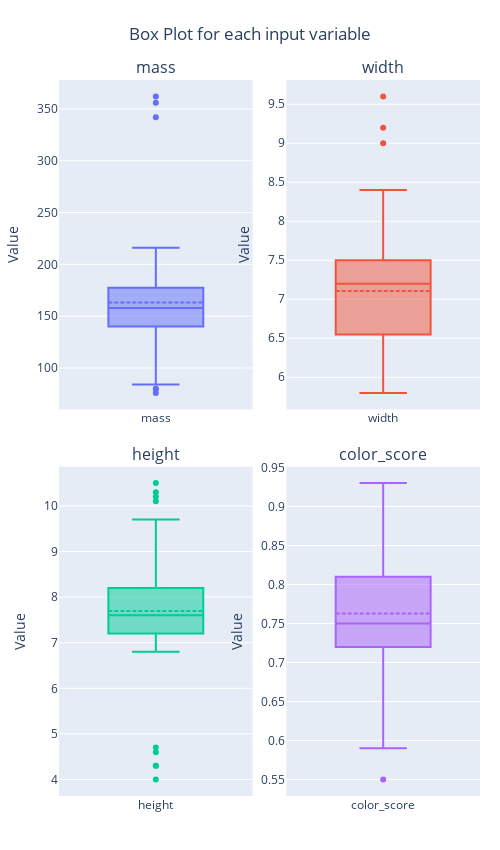

The notebook cell saved with this chart:
### Markdown cell above
Box plot for each numeric variable will give us a clearer idea of the distribution of the input variables:

### Code cell
import plotly.graph_objects as go
from plotly.subplots import make_subplots

num_df = fruits.drop('fruit_label', axis=1).select_dtypes(include='number')
cols = list(num_df.columns)

fig = make_subplots(
    rows=2, cols=2,
    subplot_titles=cols[:4],  # adjust if >4 variables
    horizontal_spacing=0.08,  # ↓ tighter horizontally (default 0.2)
    vertical_spacing=0.08     # ↓ tighter vertically (default 0.3)
)

i = 0
for r in range(1, 3):
    for c in range(1, 3):
        if i < len(cols):
            colname = cols[i]
            fig.add_trace(
                go.Box(y=num_df[colname], name=colname, boxmean=True),
                row=r, col=c
            )
            i += 1

fig.update_layout(
    height=850, width=500,
    title=dict(
        text='Box Plot for each input variable',
        x=0.5, xanchor='center'
    ),
    showlegend=False,
    margin=dict(l=40, r=20, t=80, b=40),  # tighter margins
    font=dict(size=12)
)

fig.update_xaxes(title_text="")
fig.update_yaxes(title_text="Value")

# fig.write_html('fruits_boxplot.html')
fig.show()
# Optional: fig.write_image('fruits_boxplot.png', scale=2)

### Figure 1 — Plotly figure (JSON) as saved in the notebook; plotly's stock layout.template omitted (floating-point values rounded to 4 significant figures)
{"data": [{"boxmean": true, "name": "mass", "type": "box", "xaxis": "x", "y": [192, 180, 176, 86, 84, 80, 80, 76, 178, 172, 166, 172, 154, 164, 152, 156, 156, 168, 162, 162, 160, 156, 140, 170, 342, 356, 362, 204, 140, 160, 158, 210, 164, 190, 142, 150, 160, 154, 158, 144, 154, 180, 154, 194, 200, 186, 216, 196, 174, 132, 130, 116, 118, 120, 116, 116, 116, 152, 118], "yaxis": "y"}, {"boxmean": true, "name": "width", "type": "box", "xaxis": "x2", "y": [8.4, 8, 7.4, 6.2, 6, 5.8, 5.9, 5.8, 7.1, 7.4, 6.9, 7.1, 7, 7.3, 7.6, 7.7, 7.6, 7.5, 7.5, 7.4, 7.5, 7.4, 7.3, 7.6, 9, 9.2, 9.6, 7.5, 6.7, 7, 7.1, 7.8, 7.2, 7.5, 7.6, 7.1, 7.1, 7.3, 7.2, 6.8, 7.1, 7.6, 7.2, 7.2, 7.3, 7.2, 7.3, 7.3, 7.3, 5.8, 6, 6, 5.9, 6, 6.1, 6.3, 5.9, 6.5, 6.1], "yaxis": "y2"}, {"boxmean": true, "name": "height", "type": "box", "xaxis": "x3", "y": [7.3, 6.8, 7.2, 4.7, 4.6, 4.3, 4.3, 4, 7.8, 7, 7.3, 7.6, 7.1, 7.7, 7.3, 7.1, 7.5, 7.6, 7.1, 7.2, 7.5, 7.4, 7.1, 7.9, 9.4, 9.2, 9.2, 9.2, 7.1, 7.4, 7.5, 8, 7, 8.1, 7.8, 7.9, 7.6, 7.3, 7.8, 7.4, 7.5, 8.2, 7.2, 10.3, 10.5, 9.2, 10.2, 9.7, 10.1, 8.7, 8.2, 7.5, 8, 8.4, 8.5, 7.7, 8.1, 8.5, 8.1], "yaxis": "y3"}, {"boxmean": true, "name": "color_score", "type": "box", "xaxis": "x4", "y": [0.55, 0.59, 0.6, 0.8, 0.79, 0.77, 0.81, 0.81, 0.92, 0.89, 0.93, 0.92, 0.88, 0.7, 0.69, 0.69, 0.67, 0.73, 0.83, 0.85, 0.86, 0.84, 0.87, 0.88, 0.75, 0.75, 0.74, 0.77, 0.72, 0.81, 0.79, 0.82, 0.8, 0.74, 0.75, 0.75, 0.76, 0.79, 0.77, 0.75, 0.78, 0.79, 0.82, 0.7, 0.72, 0.72, 0.71, 0.72, 0.72, 0.73, 0.71, 0.72, 0.72, 0.74, 0.71, 0.72, 0.73, 0.72, 0.7], "yaxis": "y4"}], "layout": {"annotations": [{"font": {"size": 16}, "showarrow": false, "text": "mass", "x": 0.23, "xanchor": "center", "xref": "paper", "y": 1, "yanchor": "bottom", "yref": "paper"}, {"font": {"size": 16}, "showarrow": false, "text": "width", "x": 0.77, "xanchor": "center", "xref": "paper", "y": 1, "yanchor": "bottom", "yref": "paper"}, {"font": {"size": 16}, "showarrow": false, "text": "height", "x": 0.23, "xanchor": "center", "xref": "paper", "y": 0.46, "yanchor": "bottom", "yref": "paper"}, {"font": {"size": 16}, "showarrow": false, "text": "color_score", "x": 0.77, "xanchor": "center", "xref": "paper", "y": 0.46, "yanchor": "bottom", "yref": "paper"}], "font": {"size": 12}, "height": 850, "margin": {"b": 40, "l": 40, "r": 20, "t": 80}, "showlegend": false, "title": {"text": "Box Plot for each input variable", "x": 0.5, "xanchor": "center"}, "width": 500, "xaxis": {"anchor": "y", "domain": [0, 0.46], "title": {"text": ""}}, "xaxis2": {"anchor": "y2", "domain": [0.54, 1], "title": {"text": ""}}, "xaxis3": {"anchor": "y3", "domain": [0, 0.46], "title": {"text": ""}}, "xaxis4": {"anchor": "y4", "domain": [0.54, 1], "title": {"text": ""}}, "yaxis": {"anchor": "x", "domain": [0.54, 1], "title": {"text": "Value"}}, "yaxis2": {"anchor": "x2", "domain": [0.54, 1], "title": {"text": "Value"}}, "yaxis3": {"anchor": "x3", "domain": [0, 0.46], "title": {"text": "Value"}}, "yaxis4": {"anchor": "x4", "domain": [0, 0.46], "title": {"text": "Value"}}}}
